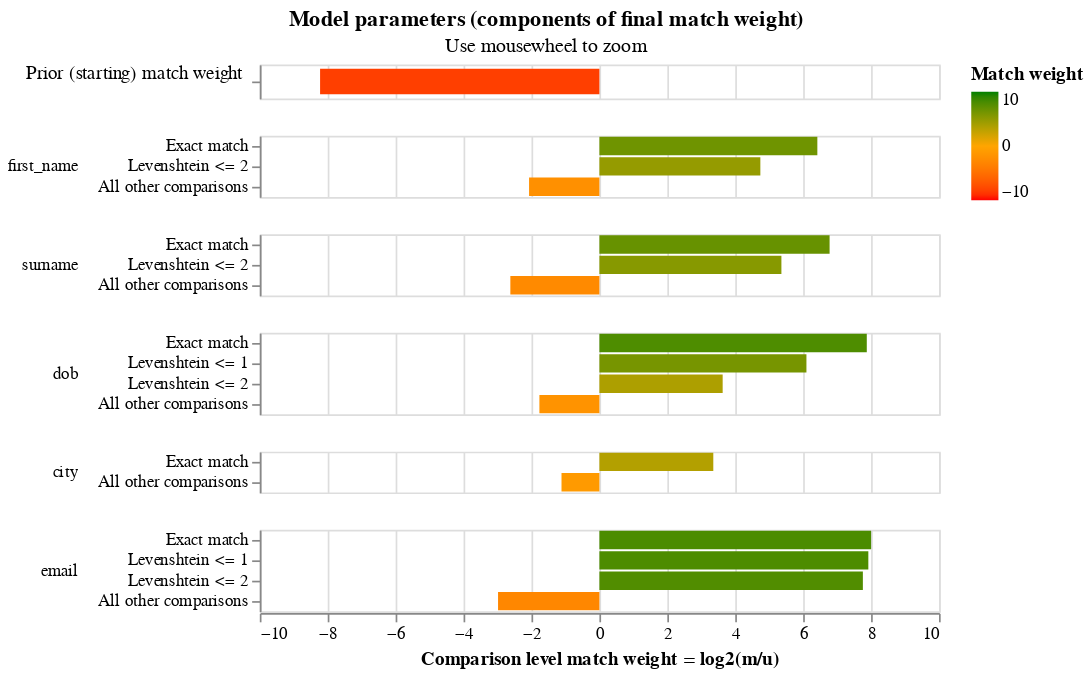

Notebook cell for this chart:
### Code cell
linker.match_weights_chart()

### Figure 1 — Vega-Lite specification as saved in the notebook (floating-point values rounded to 4 significant figures)
{"$schema": "https://vega.github.io/schema/vega-lite/v5.2.json", "config": {"header": {"title": null}, "mark": {"tooltip": null}, "title": {"anchor": "middle"}, "view": {"height": 60, "width": 400}}, "data": {"values": [{"bayes_factor": 0.003343, "bayes_factor_description": "The probability that two random records drawn at random match is 0.003 or one in  300.1 records.This is equivalent to a starting match weight of -8.225.", "comparison_name": "probability_two_random_records_match", "comparison_sort_order": -1, "comparison_vector_value": 0, "has_tf_adjustments": false, "is_null_level": false, "label_for_charts": "", "log2_bayes_factor": -8.225, "m_probability": null, "m_probability_description": null, "max_comparison_vector_value": 0, "probability_two_random_records_match": 0.003332, "sql_condition": null, "tf_adjustment_column": null, "tf_adjustment_weight": null, "u_probability": null, "u_probability_description": null}, {"bayes_factor": 85.51, "bayes_factor_description": "If comparison level is `exact match` then comparison is 85.51 times more likely to be a match", "comparison_name": "first_name", "comparison_sort_order": 0, "comparison_vector_value": 2, "has_tf_adjustments": false, "is_null_level": false, "label_for_charts": "Exact match", "log2_bayes_factor": 6.418, "m_probability": 0.4954, "m_probability_description": "Amongst matching record comparisons, 49.54% of records are in the exact match comparison level", "max_comparison_vector_value": 2, "probability_two_random_records_match": 0.003332, "sql_condition": "\"first_name_l\" = \"first_name_r\"", "tf_adjustment_column": null, "tf_adjustment_weight": 1, "u_probability": 0.005794, "u_probability_description": "Amongst non-matching record comparisons, 0.58% of records are in the exact match comparison level"}, {"bayes_factor": 26.71, "bayes_factor_description": "If comparison level is `levenshtein <= 2` then comparison is 26.71 times more likely to be a match", "comparison_name": "first_name", "comparison_sort_order": 0, "comparison_vector_value": 1, "has_tf_adjustments": false, "is_null_level": false, "label_for_charts": "Levenshtein <= 2", "log2_bayes_factor": 4.74, "m_probability": 0.2703, "m_probability_description": "Amongst matching record comparisons, 27.03% of records are in the levenshtein <= 2 comparison level", "max_comparison_vector_value": 2, "probability_two_random_records_match": 0.003332, "sql_condition": "levenshtein(\"first_name_l\", \"first_name_r\") <= 2", "tf_adjustment_column": null, "tf_adjustment_weight": 1, "u_probability": 0.01012, "u_probability_description": "Amongst non-matching record comparisons, 1.01% of records are in the levenshtein <= 2 comparison level"}, {"bayes_factor": 0.238, "bayes_factor_description": "If comparison level is `all other comparisons` then comparison is  4.20 times less likely to be a match", "comparison_name": "first_name", "comparison_sort_order": 0, "comparison_vector_value": 0, "has_tf_adjustments": false, "is_null_level": false, "label_for_charts": "All other comparisons", "log2_bayes_factor": -2.071, "m_probability": 0.2343, "m_probability_description": "Amongst matching record comparisons, 23.43% of records are in the all other comparisons comparison level", "max_comparison_vector_value": 2, "probability_two_random_records_match": 0.003332, "sql_condition": "ELSE", "tf_adjustment_column": null, "tf_adjustment_weight": 1, "u_probability": 0.9841, "u_probability_description": "Amongst non-matching record comparisons, 98.41% of records are in the all other comparisons comparison level"}, {"bayes_factor": 109.8, "bayes_factor_description": "If comparison level is `exact match` then comparison is 109.78 times more likely to be a match", "comparison_name": "surname", "comparison_sort_order": 1, "comparison_vector_value": 2, "has_tf_adjustments": false, "is_null_level": false, "label_for_charts": "Exact match", "log2_bayes_factor": 6.778, "m_probability": 0.5368, "m_probability_description": "Amongst matching record comparisons, 53.68% of records are in the exact match comparison level", "max_comparison_vector_value": 2, "probability_two_random_records_match": 0.003332, "sql_condition": "\"surname_l\" = \"surname_r\"", "tf_adjustment_column": null, "tf_adjustment_weight": 1, "u_probability": 0.00489, "u_probability_description": "Amongst non-matching record comparisons, 0.49% of records are in the exact match comparison level"}, {"bayes_factor": 41.06, "bayes_factor_description": "If comparison level is `levenshtein <= 2` then comparison is 41.06 times more likely to be a match", "comparison_name": "surname", "comparison_sort_order": 1, "comparison_vector_value": 1, "has_tf_adjustments": false, "is_null_level": false, "label_for_charts": "Levenshtein <= 2", "log2_bayes_factor": 5.36, "m_probability": 0.3027, "m_probability_description": "Amongst matching record comparisons, 30.27% of records are in the levenshtein <= 2 comparison level", "max_comparison_vector_value": 2, "probability_two_random_records_match": 0.003332, "sql_condition": "levenshtein(\"surname_l\", \"surname_r\") <= 2", "tf_adjustment_column": null, "tf_adjustment_weight": 1, "u_probability": 0.007374, "u_probability_description": "Amongst non-matching record comparisons, 0.74% of records are in the levenshtein <= 2 comparison level"}, {"bayes_factor": 0.1624, "bayes_factor_description": "If comparison level is `all other comparisons` then comparison is  6.16 times less likely to be a match", "comparison_name": "surname", "comparison_sort_order": 1, "comparison_vector_value": 0, "has_tf_adjustments": false, "is_null_level": false, "label_for_charts": "All other comparisons", "log2_bayes_factor": -2.622, "m_probability": 0.1604, "m_probability_description": "Amongst matching record comparisons, 16.04% of records are in the all other comparisons comparison level", "max_comparison_vector_value": 2, "probability_two_random_records_match": 0.003332, "sql_condition": "ELSE", "tf_adjustment_column": null, "tf_adjustment_weight": 1, "u_probability": 0.9877, "u_probability_description": "Amongst non-matching record comparisons, 98.77% of records are in the all other comparisons comparison level"}, {"bayes_factor": 234.6, "bayes_factor_description": "If comparison level is `exact match` then comparison is 234.56 times more likely to be a match", "comparison_name": "dob", "comparison_sort_order": 2, "comparison_vector_value": 3, "has_tf_adjustments": false, "is_null_level": false, "label_for_charts": "Exact match", "log2_bayes_factor": 7.874, "m_probability": 0.41, "m_probability_description": "Amongst matching record comparisons, 41.00% of records are in the exact match comparison level", "max_comparison_vector_value": 3, "probability_two_random_records_match": 0.003332, "sql_condition": "\"dob_l\" = \"dob_r\"", "tf_adjustment_column": null, "tf_adjustment_weight": 1, "u_probability": 0.001748, "u_probability_description": "Amongst non-matching record comparisons, 0.17% of records are in the exact match comparison level"}, {"bayes_factor": 68.44, "bayes_factor_description": "If comparison level is `levenshtein <= 1` then comparison is 68.44 times more likely to be a match", "comparison_name": "dob", "comparison_sort_order": 2, "comparison_vector_value": 2, "has_tf_adjustments": false, "is_null_level": false, "label_for_charts": "Levenshtein <= 1", "log2_bayes_factor": 6.097, "m_probability": 0.1096, "m_probability_description": "Amongst matching record comparisons, 10.96% of records are in the levenshtein <= 1 comparison level", "max_comparison_vector_value": 3, "probability_two_random_records_match": 0.003332, "sql_condition": "levenshtein(\"dob_l\", \"dob_r\") <= 1", "tf_adjustment_column": null, "tf_adjustment_weight": 1, "u_probability": 0.001602, "u_probability_description": "Amongst non-matching record comparisons, 0.16% of records are in the levenshtein <= 1 comparison level"}, {"bayes_factor": 12.38, "bayes_factor_description": "If comparison level is `levenshtein <= 2` then comparison is 12.38 times more likely to be a match", "comparison_name": "dob", "comparison_sort_order": 2, "comparison_vector_value": 1, "has_tf_adjustments": false, "is_null_level": false, "label_for_charts": "Levenshtein <= 2", "log2_bayes_factor": 3.63, "m_probability": 0.1921, "m_probability_description": "Amongst matching record comparisons, 19.21% of records are in the levenshtein <= 2 comparison level", "max_comparison_vector_value": 3, "probability_two_random_records_match": 0.003332, "sql_condition": "levenshtein(\"dob_l\", \"dob_r\") <= 2", "tf_adjustment_column": null, "tf_adjustment_weight": 1, "u_probability": 0.01552, "u_probability_description": "Amongst non-matching record comparisons, 1.55% of records are in the levenshtein <= 2 comparison level"}, {"bayes_factor": 0.2939, "bayes_factor_description": "If comparison level is `all other comparisons` then comparison is  3.40 times less likely to be a match", "comparison_name": "dob", "comparison_sort_order": 2, "comparison_vector_value": 0, "has_tf_adjustments": false, "is_null_level": false, "label_for_charts": "All other comparisons", "log2_bayes_factor": -1.767, "m_probability": 0.2883, "m_probability_description": "Amongst matching record comparisons, 28.83% of records are in the all other comparisons comparison level", "max_comparison_vector_value": 3, "probability_two_random_records_match": 0.003332, "sql_condition": "ELSE", "tf_adjustment_column": null, "tf_adjustment_weight": 1, "u_probability": 0.9811, "u_probability_description": "Amongst non-matching record comparisons, 98.11% of records are in the all other comparisons comparison level"}, {"bayes_factor": 10.23, "bayes_factor_description": "If comparison level is `exact match` then comparison is 10.23 times more likely to be a match", "comparison_name": "city", "comparison_sort_order": 3, "comparison_vector_value": 1, "has_tf_adjustments": true, "is_null_level": false, "label_for_charts": "Exact match", "log2_bayes_factor": 3.354, "m_probability": 0.5639, "m_probability_description": "Amongst matching record comparisons, 56.39% of records are in the exact match comparison level", "max_comparison_vector_value": 1, "probability_two_random_records_match": 0.003332, "sql_condition": "\"city_l\" = \"city_r\"", "tf_adjustment_column": "city", "tf_adjustment_weight": 1, "u_probability": 0.05515, "u_probability_description": "Amongst non-matching record comparisons, 5.51% of records are in the exact match comparison level"}, {"bayes_factor": 0.4615, "bayes_factor_description": "If comparison level is `all other comparisons` then comparison is  2.17 times less likely to be a match", "comparison_name": "city", "comparison_sort_order": 3, "comparison_vector_value": 0, "has_tf_adjustments": false, "is_null_level": false, "label_for_charts": "All other comparisons", "log2_bayes_factor": -1.116, "m_probability": 0.4361, "m_probability_description": "Amongst matching record comparisons, 43.61% of records are in the all other comparisons comparison level", "max_comparison_vector_value": 1, "probability_two_random_records_match": 0.003332, "sql_condition": "ELSE", "tf_adjustment_column": null, "tf_adjustment_weight": 1, "u_probability": 0.9449, "u_probability_description": "Amongst non-matching record comparisons, 94.49% of records are in the all other comparisons comparison level"}, {"bayes_factor": 256.2, "bayes_factor_description": "If comparison level is `exact match` then comparison is 256.22 times more likely to be a match", "comparison_name": "email", "comparison_sort_order": 4, "comparison_vector_value": 3, "has_tf_adjustments": false, "is_null_level": false, "label_for_charts": "Exact match", "log2_bayes_factor": 8.001, "m_probability": 0.5621, "m_probability_description": "Amongst matching record comparisons, 56.21% of records are in the exact match comparison level", "max_comparison_vector_value": 3, "probability_two_random_records_match": 0.003332, "sql_condition": "\"email_l\" = \"email_r\"", "tf_adjustment_column": null, "tf_adjustment_weight": 1, "u_probability": 0.002194, "u_probability_description": "Amongst non-matching record comparisons, 0.22% of records are in the exact match comparison level"}, {"bayes_factor": 242.1, "bayes_factor_description": "If comparison level is `levenshtein <= 1` then comparison is 242.07 times more likely to be a match", "comparison_name": "email", "comparison_sort_order": 4, "comparison_vector_value": 2, "has_tf_adjustments": false, "is_null_level": false, "label_for_charts": "Levenshtein <= 1", "log2_bayes_factor": 7.919, "m_probability": 0.1775, "m_probability_description": "Amongst matching record comparisons, 17.75% of records are in the levenshtein <= 1 comparison level", "max_comparison_vector_value": 3, "probability_two_random_records_match": 0.003332, "sql_condition": "levenshtein(\"email_l\", \"email_r\") <= 1", "tf_adjustment_column": null, "tf_adjustment_weight": 1, "u_probability": 0.0007334, "u_probability_description": "Amongst non-matching record comparisons, 0.07% of records are in the levenshtein <= 1 comparison level"}, {"bayes_factor": 216.5, "bayes_factor_description": "If comparison level is `levenshtein <= 2` then comparison is 216.52 times more likely to be a match", "comparison_name": "email", "comparison_sort_order": 4, "comparison_vector_value": 1, "has_tf_adjustments": false, "is_null_level": false, "label_for_charts": "Levenshtein <= 2", "log2_bayes_factor": 7.758, "m_probability": 0.1344, "m_probability_description": "Amongst matching record comparisons, 13.44% of records are in the levenshtein <= 2 comparison level", "max_comparison_vector_value": 3, "probability_two_random_records_match": 0.003332, "sql_condition": "levenshtein(\"email_l\", \"email_r\") <= 2", "tf_adjustment_column": null, "tf_adjustment_weight": 1, "u_probability": 0.0006208, "u_probability_description": "Amongst non-matching record comparisons, 0.06% of records are in the levenshtein <= 2 comparison level"}, {"bayes_factor": 0.1264, "bayes_factor_description": "If comparison level is `all other comparisons` then comparison is  7.91 times less likely to be a match", "comparison_name": "email", "comparison_sort_order": 4, "comparison_vector_value": 0, "has_tf_adjustments": false, "is_null_level": false, "label_for_charts": "All other comparisons", "log2_bayes_factor": -2.984, "m_probability": 0.1259, "m_probability_description": "Amongst matching record comparisons, 12.59% of records are in the all other comparisons comparison level", "max_comparison_vector_value": 3, "probability_two_random_records_match": 0.003332, "sql_condition": "ELSE", "tf_adjustment_column": null, "tf_adjustment_weight": 1, "u_probability": 0.9965, "u_probability_description": "Amongst non-matching record comparisons, 99.65% of records are in the all other comparisons comparison level"}]}, "resolve": {"axis": {"y": "independent"}, "scale": {"y": "independent"}}, "selection": {"zoom_selector": {"bind": "scales", "encodings": ["x"], "type": "interval"}}, "title": {"subtitle": "Use mousewheel to zoom", "text": "Model parameters (components of final match weight)"}, "vconcat": [{"encoding": {"color": {"field": "log2_bayes_factor", "scale": {"domain": [-10, 0, 10], "range": ["red", "orange", "green"]}, "title": "Match weight", "type": "quantitative"}, "tooltip": [{"field": "comparison_name", "title": "Comparison name", "type": "nominal"}, {"field": "probability_two_random_records_match", "format": ".4f", "title": "Probability two random records match", "type": "nominal"}, {"field": "log2_bayes_factor", "format": ",.4f", "title": "Equivalent match weight", "type": "quantitative"}, {"field": "bayes_factor_description", "title": "Match weight description", "type": "nominal"}], "x": {"axis": {"domain": false, "labels": false, "ticks": false, "title": ""}, "field": "log2_bayes_factor", "scale": {"domain": [-10, 10]}, "type": "quantitative"}, "y": {"axis": {"title": "Prior (starting) match weight", "titleAlign": "right", "titleAngle": 0, "titleFontWeight": "normal"}, "field": "label_for_charts", "sort": {"field": "comparison_vector_value", "order": "descending"}, "type": "nominal"}}, "height": 20, "mark": {"clip": true, "height": 15, "type": "bar"}, "selection": {"zoom_selector": {"bind": "scales", "encodings": ["x"], "type": "interval"}}, "transform": [{"filter": "(datum.comparison_name == 'probability_two_random_records_match')"}]}, {"encoding": {"color": {"field": "log2_bayes_factor", "scale": {"domain": [-10, 0, 10], "range": ["red", "orange", "green"]}, "title": "Match weight", "type": "quantitative"}, "row": {"field": "comparison_name", "header": {"labelAlign": "left", "labelAnchor": "middle", "labelAngle": 0}, "sort": {"field": "comparison_sort_order"}, "type": "nominal"}, "tooltip": [{"field": "comparison_name", "title": "Comparison name", "type": "nominal"}, {"field": "label_for_charts", "title": "Label", "type": "ordinal"}, {"field": "sql_condition", "title": "SQL condition", "type": "nominal"}, {"field": "m_probability", "format": ".4f", "title": "M probability", "type": "quantitative"}, {"field": "u_probability", "format": ".4f", "title": "U probability", "type": "quantitative"}, {"field": "bayes_factor", "format": ",.4f", "title": "Bayes factor = m/u", "type": "quantitative"}, {"field": "log2_bayes_factor", "format": ",.4f", "title": "Match weight = log2(m/u)", "type": "quantitative"}, {"field": "bayes_factor_description", "title": "Match weight description", "type": "nominal"}], "x": {"axis": {"title": "Comparison level match weight = log2(m/u)"}, "field": "log2_bayes_factor", "scale": {"domain": [-10, 10]}, "type": "quantitative"}, "y": {"axis": {"title": null}, "field": "label_for_charts", "sort": {"field": "comparison_vector_value", "order": "descending"}, "type": "nominal"}}, "height": {"step": 12}, "mark": {"clip": true, "type": "bar"}, "resolve": {"axis": {"y": "independent"}, "scale": {"y": "independent"}}, "selection": {"zoom_selector": {"bind": "scales", "encodings": ["x"], "type": "interval"}}, "transform": [{"filter": "(datum.comparison_name != 'probability_two_random_records_match')"}]}]}
